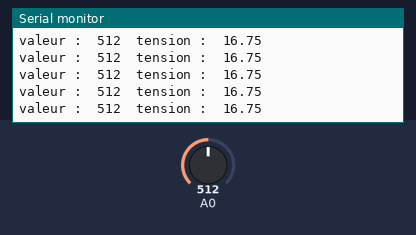
This sketch was run on a simulated Arduino Uno, built with avr-gcc and run on an emulated ATmega328P. Parts: the last lines printed to the serial monitor. The test bench sets the inputs (shaded band); at power-on: A0 = 512.

Above: at 1.2 s.
1.3 s: A0 set to 316
At 2.0 s:
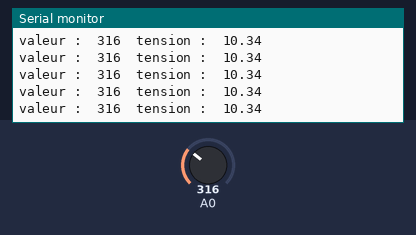
4.3 s: A0 set to 291
At 4.9 s:
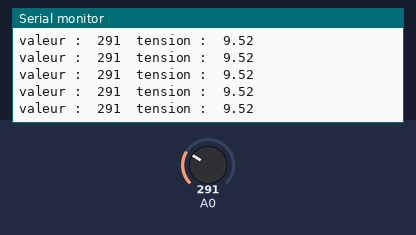
13.3 s: A0 set to 89
At 13.9 s:
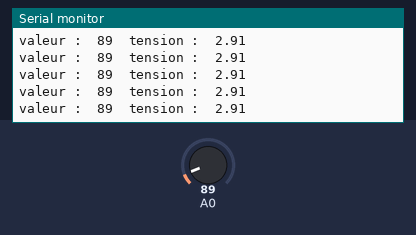
16.3 s: A0 set to 110
At 16.9 s:
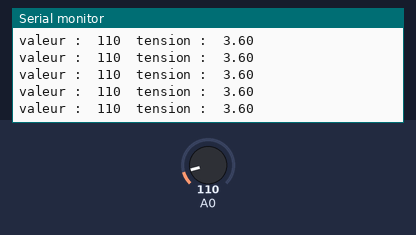
Timing chart, 0 to 19.3 s (numbered marks = the images above; inputs shaded):
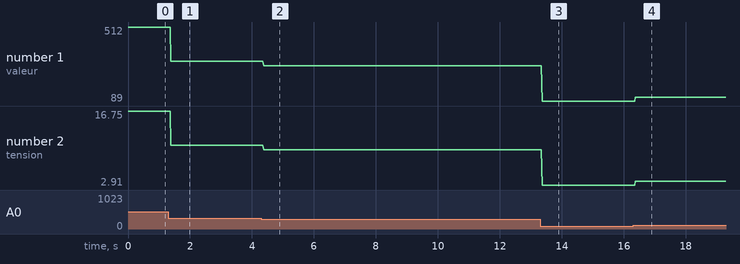

Measured:
- after the input at 1.3 s, the serial monitor: prints a new line after 0.09 s (image 1)
- after the input at 4.3 s, the serial monitor: prints a new line after 0.07 s (image 2)
- after the input at 13.3 s, the serial monitor: prints a new line after 0.07 s (image 3)
- after the input at 16.3 s, the serial monitor: prints a new line after 0.08 s (image 4)
- plotted number 1: 512 → 316 after the input at 1.3 s, 316 → 291 after the input at 4.3 s, 291 → 89 after the input at 13.3 s, 89 → 110 after the input at 16.3 s
- plotted number 2: 16.75 → 10.34 after the input at 1.3 s, 10.34 → 9.52 after the input at 4.3 s, 9.52 → 2.91 after the input at 13.3 s, 2.91 → 3.6 after the input at 16.3 s

The sketch:

tp3.ino
```cpp
#define PASVOLT (float)(5.0F / 1024.0F)
void setup() {
  // put your setup code here, to run once:
  Serial.begin(9600);
}

void loop() {
  // put your main code here, to run repeatedly:
  unsigned int palier = analogRead(A0);
  Serial.print("valeur :\t");
  Serial.print(palier);
  Serial.print("\ttension :\t");
  float pasSortie=31.0F/4.6268656716F;

  Serial.print((palier * PASVOLT)* pasSortie);
  Serial.print("\n");

}
```
